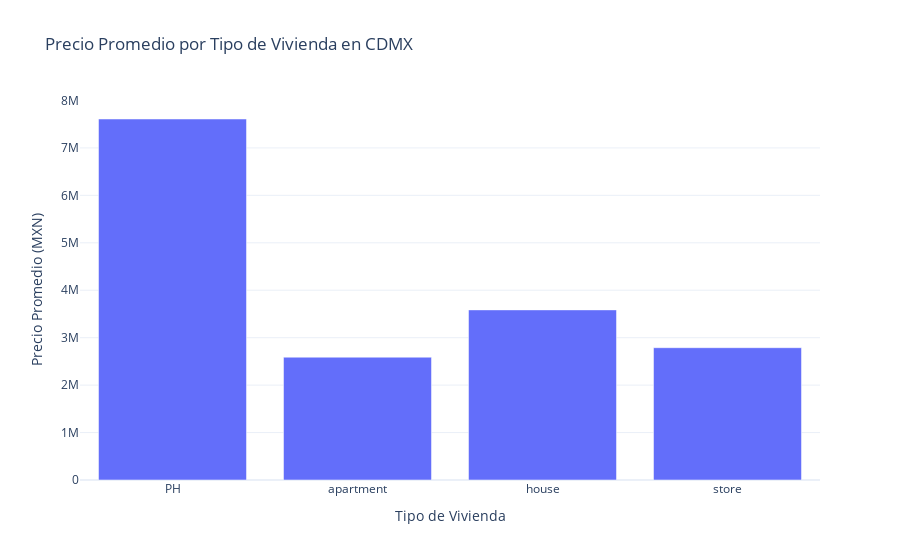

The notebook cell this image was saved under:
### Code cell
# Cremaos una gráfico para mostrar el precio promedio por tipo de vivienda
avg_price_by_type = df_filtered.groupby('property_type')['price_aprox_local_currency'].mean().reset_index()
fig2 = px.bar(avg_price_by_type, x='property_type', y='price_aprox_local_currency',
              title='Precio Promedio por Tipo de Vivienda en CDMX',
              labels={'property_type': 'Tipo de Vivienda', 'price_aprox_local_currency': 'Precio Promedio (MXN)'})
fig2.update_layout(yaxis_title='Precio Promedio (MXN)') # Cambiamos el nombre del eje y
fig2.show()

### Figure 1 — Plotly figure (JSON) as saved in the notebook; plotly's stock layout.template omitted (floating-point values rounded to 4 significant figures)
{"data": [{"hovertemplate": "Tipo de Vivienda=%{x}<br>Precio Promedio (MXN)=%{y}<extra></extra>", "legendgroup": "", "marker": {"color": "#636efa", "pattern": {"shape": ""}}, "name": "", "orientation": "v", "showlegend": false, "textposition": "auto", "type": "bar", "x": ["PH", "apartment", "house", "store"], "xaxis": "x", "y": [7610000.0, 2589000.0, 3586000.0, 2789000.0], "yaxis": "y"}], "layout": {"barmode": "relative", "legend": {"tracegroupgap": 0}, "title": {"text": "Precio Promedio por Tipo de Vivienda en CDMX"}, "xaxis": {"anchor": "y", "domain": [0, 1], "title": {"text": "Tipo de Vivienda"}}, "yaxis": {"anchor": "x", "domain": [0, 1], "title": {"text": "Precio Promedio (MXN)"}}}}
